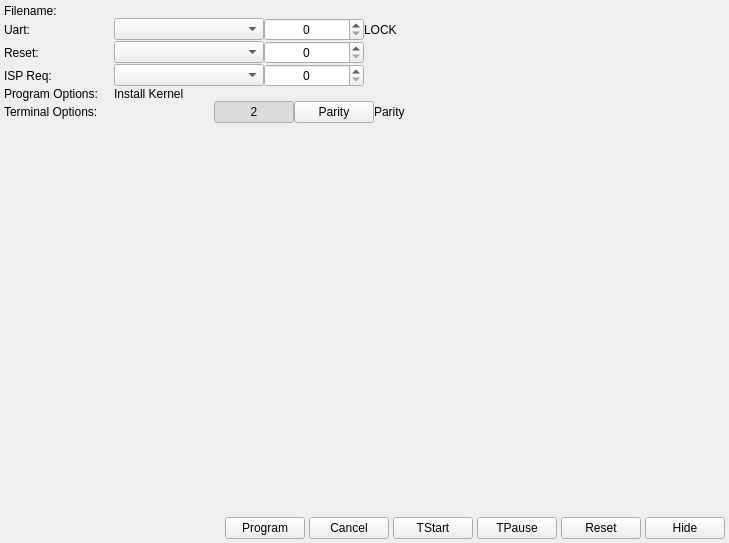
<?xml version="1.0" encoding="UTF-8"?>
<ui version="4.0">
 <class>CIsp</class>
 <widget class="QWidget" name="CIsp">
  <property name="geometry">
   <rect>
    <x>0</x>
    <y>0</y>
    <width>729</width>
    <height>543</height>
   </rect>
  </property>
  <property name="windowTitle">
   <string>Form</string>
  </property>
  <layout class="QVBoxLayout" name="verticalLayout">
   <property name="spacing">
    <number>4</number>
   </property>
   <property name="leftMargin">
    <number>4</number>
   </property>
   <property name="topMargin">
    <number>4</number>
   </property>
   <property name="rightMargin">
    <number>4</number>
   </property>
   <property name="bottomMargin">
    <number>4</number>
   </property>
   <item>
    <layout class="QFormLayout" name="ispFormLayout">
     <property name="fieldGrowthPolicy">
      <enum>QFormLayout::FieldsStayAtSizeHint</enum>
     </property>
     <property name="labelAlignment">
      <set>Qt::AlignLeading|Qt::AlignLeft|Qt::AlignVCenter</set>
     </property>
     <property name="formAlignment">
      <set>Qt::AlignLeading|Qt::AlignLeft|Qt::AlignTop</set>
     </property>
     <property name="horizontalSpacing">
      <number>0</number>
     </property>
     <property name="verticalSpacing">
      <number>0</number>
     </property>
     <item row="0" column="0">
      <widget class="QLabel" name="filenameLabel">
       <property name="minimumSize">
        <size>
         <width>110</width>
         <height>0</height>
        </size>
       </property>
       <property name="text">
        <string>Filename:</string>
       </property>
      </widget>
     </item>
     <item row="0" column="1">
      <widget class="CLineEdit" name="filename" native="true">
       <property name="sizePolicy">
        <sizepolicy hsizetype="MinimumExpanding" vsizetype="Preferred">
         <horstretch>0</horstretch>
         <verstretch>0</verstretch>
        </sizepolicy>
       </property>
       <property name="minimumSize">
        <size>
         <width>300</width>
         <height>0</height>
        </size>
       </property>
      </widget>
     </item>
     <item row="1" column="0">
      <widget class="QLabel" name="uartLabel">
       <property name="minimumSize">
        <size>
         <width>110</width>
         <height>0</height>
        </size>
       </property>
       <property name="text">
        <string>Uart:</string>
       </property>
      </widget>
     </item>
     <item row="1" column="1">
      <layout class="QHBoxLayout" name="uartHorizontalLayout">
       <item>
        <widget class="QComboBox" name="uartComboBox">
         <property name="minimumSize">
          <size>
           <width>150</width>
           <height>0</height>
          </size>
         </property>
        </widget>
       </item>
       <item>
        <widget class="QSpinBox" name="uartSpinBox">
         <property name="minimumSize">
          <size>
           <width>100</width>
           <height>0</height>
          </size>
         </property>
         <property name="alignment">
          <set>Qt::AlignCenter</set>
         </property>
         <property name="maximum">
          <number>5</number>
         </property>
        </widget>
       </item>
       <item>
        <widget class="CLock" name="uartLock">
         <property name="text">
          <string>LOCK</string>
         </property>
        </widget>
       </item>
      </layout>
     </item>
     <item row="2" column="0">
      <widget class="QLabel" name="resetLabel">
       <property name="minimumSize">
        <size>
         <width>110</width>
         <height>0</height>
        </size>
       </property>
       <property name="text">
        <string>Reset:</string>
       </property>
      </widget>
     </item>
     <item row="2" column="1">
      <layout class="QHBoxLayout" name="resetHorizontalLayout">
       <item>
        <widget class="QComboBox" name="resetComboBox">
         <property name="minimumSize">
          <size>
           <width>150</width>
           <height>0</height>
          </size>
         </property>
        </widget>
       </item>
       <item>
        <widget class="QSpinBox" name="resetSpinBox">
         <property name="sizePolicy">
          <sizepolicy hsizetype="Minimum" vsizetype="Fixed">
           <horstretch>0</horstretch>
           <verstretch>0</verstretch>
          </sizepolicy>
         </property>
         <property name="minimumSize">
          <size>
           <width>100</width>
           <height>0</height>
          </size>
         </property>
         <property name="alignment">
          <set>Qt::AlignCenter</set>
         </property>
         <property name="maximum">
          <number>31</number>
         </property>
        </widget>
       </item>
      </layout>
     </item>
     <item row="3" column="0">
      <widget class="QLabel" name="ispreqLabel">
       <property name="minimumSize">
        <size>
         <width>110</width>
         <height>0</height>
        </size>
       </property>
       <property name="text">
        <string>ISP Req:</string>
       </property>
      </widget>
     </item>
     <item row="3" column="1">
      <layout class="QHBoxLayout" name="ispreqHorizontalLayout">
       <property name="spacing">
        <number>0</number>
       </property>
       <item>
        <widget class="QComboBox" name="ispreqComboBox">
         <property name="minimumSize">
          <size>
           <width>150</width>
           <height>0</height>
          </size>
         </property>
        </widget>
       </item>
       <item>
        <widget class="QSpinBox" name="ispreqSpinBox">
         <property name="minimumSize">
          <size>
           <width>100</width>
           <height>0</height>
          </size>
         </property>
         <property name="alignment">
          <set>Qt::AlignCenter</set>
         </property>
         <property name="maximum">
          <number>31</number>
         </property>
        </widget>
       </item>
      </layout>
     </item>
     <item row="4" column="0">
      <widget class="QLabel" name="optionsLabel">
       <property name="minimumSize">
        <size>
         <width>110</width>
         <height>0</height>
        </size>
       </property>
       <property name="text">
        <string>Program Options:</string>
       </property>
      </widget>
     </item>
     <item row="4" column="1">
      <layout class="QHBoxLayout" name="ispreqHorizontalLayout_2">
       <item>
        <widget class="CCheckbox" name="installKernel">
         <property name="text">
          <string>Install Kernel</string>
         </property>
        </widget>
       </item>
      </layout>
     </item>
     <item row="5" column="0">
      <widget class="QLabel" name="terminalOptionsLabel">
       <property name="minimumSize">
        <size>
         <width>110</width>
         <height>0</height>
        </size>
       </property>
       <property name="text">
        <string>Terminal Options:</string>
       </property>
      </widget>
     </item>
     <item row="5" column="1">
      <layout class="QHBoxLayout" name="terminalHorizontalLayout">
       <property name="spacing">
        <number>0</number>
       </property>
       <item>
        <widget class="CLineEdit" name="terminalBaudRate" native="true">
         <property name="minimumSize">
          <size>
           <width>100</width>
           <height>0</height>
          </size>
         </property>
        </widget>
       </item>
       <item>
        <widget class="QPushButton" name="stopBits">
         <property name="text">
          <string>2</string>
         </property>
         <property name="checkable">
          <bool>true</bool>
         </property>
         <property name="checked">
          <bool>true</bool>
         </property>
        </widget>
       </item>
       <item>
        <widget class="QPushButton" name="parityButton">
         <property name="text">
          <string>Parity</string>
         </property>
         <property name="checkable">
          <bool>true</bool>
         </property>
        </widget>
       </item>
       <item>
        <widget class="CCheckbox" name="parity">
         <property name="text">
          <string>Parity</string>
         </property>
        </widget>
       </item>
      </layout>
     </item>
    </layout>
   </item>
   <item>
    <widget class="CConnect" name="connect" native="true">
     <property name="minimumSize">
      <size>
       <width>0</width>
       <height>50</height>
      </size>
     </property>
    </widget>
   </item>
   <item>
    <widget class="CTerminal" name="ispTerminal" native="true">
     <property name="sizePolicy">
      <sizepolicy hsizetype="Preferred" vsizetype="MinimumExpanding">
       <horstretch>0</horstretch>
       <verstretch>0</verstretch>
      </sizepolicy>
     </property>
    </widget>
   </item>
   <item>
    <layout class="QHBoxLayout" name="horizontalLayout">
     <item>
      <spacer name="horizontalSpacer">
       <property name="orientation">
        <enum>Qt::Horizontal</enum>
       </property>
       <property name="sizeHint" stdset="0">
        <size>
         <width>40</width>
         <height>20</height>
        </size>
       </property>
      </spacer>
     </item>
     <item>
      <widget class="QPushButton" name="programButton">
       <property name="text">
        <string>Program</string>
       </property>
      </widget>
     </item>
     <item>
      <widget class="QPushButton" name="cancelButton">
       <property name="text">
        <string>Cancel</string>
       </property>
      </widget>
     </item>
     <item>
      <widget class="QPushButton" name="startTerminalButton">
       <property name="text">
        <string>TStart</string>
       </property>
      </widget>
     </item>
     <item>
      <widget class="QPushButton" name="pauseTerminalButton">
       <property name="text">
        <string>TPause</string>
       </property>
      </widget>
     </item>
     <item>
      <widget class="QPushButton" name="resetButton">
       <property name="text">
        <string>Reset</string>
       </property>
      </widget>
     </item>
     <item>
      <widget class="QPushButton" name="hideOptionsButton">
       <property name="text">
        <string>Hide</string>
       </property>
      </widget>
     </item>
    </layout>
   </item>
  </layout>
 </widget>
 <customwidgets>
  <customwidget>
   <class>CConnect</class>
   <extends>QWidget</extends>
   <header>CSdk/CConnect.h</header>
   <container>1</container>
  </customwidget>
  <customwidget>
   <class>CLineEdit</class>
   <extends>QWidget</extends>
   <header>CSdk/CLineEdit.h</header>
   <container>1</container>
  </customwidget>
  <customwidget>
   <class>CCheckbox</class>
   <extends>QLabel</extends>
   <header>CSdk/CCheckbox.h</header>
  </customwidget>
  <customwidget>
   <class>CLock</class>
   <extends>QLabel</extends>
   <header>CSdk/clock.h</header>
  </customwidget>
  <customwidget>
   <class>CTerminal</class>
   <extends>QWidget</extends>
   <header>CSdk/CTerminal.h</header>
   <container>1</container>
  </customwidget>
 </customwidgets>
 <resources/>
 <connections/>
</ui>
